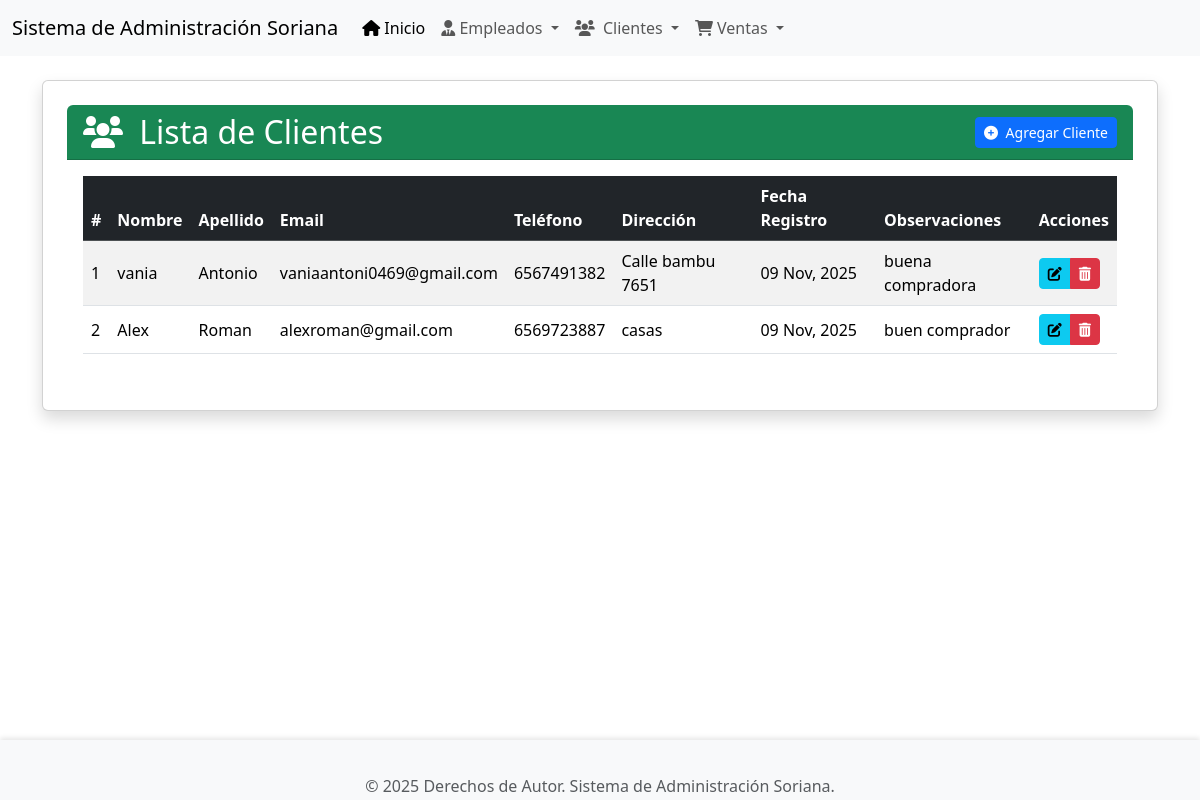
/clientes/, run on the app's committed database.
### app_Soriana/models.py (models this page shows, shortened)
class Cliente(models.Model):
    nombre = models.CharField(max_length=100)
    apellido = models.CharField(max_length=100)
    fecha_registro = models.DateField(auto_now_add=True)
    direccion = models.CharField(max_length=200, blank=True, null=True)
    email = models.EmailField(unique=True)
    telefono = models.CharField(max_length=15, blank=True, null=True)
    observaciones = models.TextField(blank=True, null=True)

### app_Soriana/views.py (the view)
# urls.py: path('clientes/', views.ver_Clientes, name='ver_clientes'),
def ver_Clientes(request):
    clientes = Cliente.objects.all()
    return render(request, 'Clientes/ver_clientes.html', {'clientes': clientes})

### app_Soriana/templates/Clientes/ver_clientes.html (shortened to what this page needs)
{% extends 'base.html' %}
{% block content %}
<div class="card shadow p-4 mb-4 bg-white rounded">
    <div class="card-header bg-success text-white text-center rounded-top d-flex justify-content-between align-items-center">
        <h2 class="mb-0"><i class="fas fa-users me-2"></i> Lista de Clientes</h2>
        <a href="{% url 'agregar_cliente' %}" class="btn btn-primary btn-sm"><i class="fas fa-plus-circle me-1"></i> Agregar Cliente</a>
    </div>
    <div class="card-body">
        {% if not clientes %}
            <div class="alert alert-info text-center" role="alert">
                No hay clientes registrados. ¡Empieza agregando uno!
            </div>
        {% else %}
            <div class="table-responsive">
                <table class="table table-striped table-hover align-middle">
                    <thead class="table-dark">
                        <tr>
                            <th>#</th>
                            <th>Nombre</th>
                            <th>Apellido</th>
                            <th>Email</th>
                            <th>Teléfono</th>
                            <th>Dirección</th>
                            <th>Fecha Registro</th>
                            <th>Observaciones</th>
                            <th>Acciones</th>
                        </tr>
                    </thead>
                    <tbody>
                        {% for cliente in clientes %}
                        <tr>
                            <td>{{ forloop.counter }}</td>
                            <td>{{ cliente.nombre }}</td>
                            <td>{{ cliente.apellido }}</td>
                            <td>{{ cliente.email }}</td>
                            <td>{{ cliente.telefono|default_if_none:"N/A" }}</td>
                            <td>{{ cliente.direccion|default_if_none:"N/A" }}</td>
                            <td>{{ cliente.fecha_registro|date:"d M, Y" }}</td>
                            <td>{{ cliente.observaciones|default_if_none:"N/A" }}</td>
                            <td>
                                <div class="btn-group" role="group" aria-label="Acciones de Cliente">
                                    <a href="{% url 'actualizar_cliente' cliente.pk %}" class="btn btn-info btn-sm" title="Editar"><i class="fas fa-edit"></i></a>
                                    <a href="{% url 'borrar_cliente' cliente.pk %}" class="btn btn-danger btn-sm" title="Eliminar"><i class="fas fa-trash-alt"></i></a>
                                </div>
                            </td>
                        </tr>
                        {% endfor %}
                    </tbody>
                </table>
            </div>
        {% endif %}
    </div>
</div>
{% endblock %}

### app_Soriana/templates/base.html (style rules this page uses)
body { display: flex; flex-direction: column; min-height: 100vh; }

### data on the page
Cliente: nombre "vania", apellido "Antonio", email "vaniaantoni0469@gmail.com", telefono "6567491382", direccion "Calle bambu 7651", fecha_registro "09 Nov, 2025", observaciones "buena compradora"
Cliente: nombre "Alex", apellido "Roman", email "alexroman@gmail.com", telefono "6569723887", direccion "casas", fecha_registro "09 Nov, 2025", observaciones "buen comprador"
